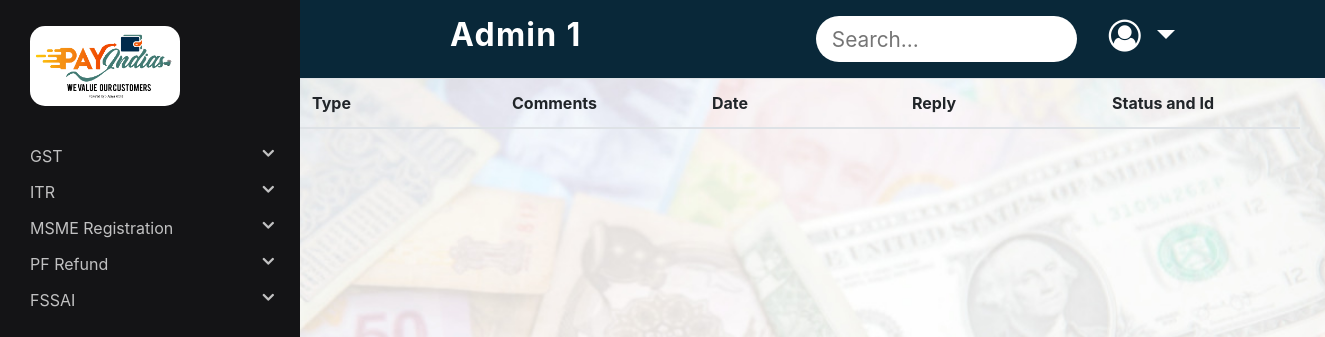
The page /Admin/profile1.php (signed in) on the database as committed earlier.
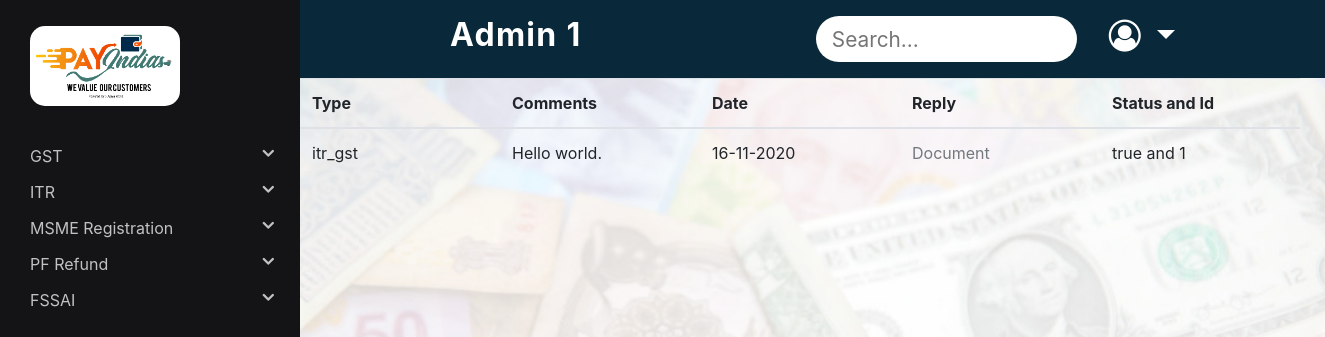
The same page on the database as committed later.
### tables this page shows
CREATE TABLE `admin1_replies` (
  `local_id` int(11) NOT NULL,
  `q_id` varchar(20) NOT NULL,
  `type` varchar(50) NOT NULL,
  `comments` varchar(1000) NOT NULL,
  `date` varchar(20) NOT NULL,
  `reply` varchar(100) NOT NULL
);

CREATE TABLE `itr_gst` (
  `id` int(11) NOT NULL,
  `client_name` varchar(50) NOT NULL,
  `firm_name` varchar(50) NOT NULL,
  `client_email` varchar(100) NOT NULL,
  `mobile_number` varchar(10) NOT NULL,
  `firm_type` varchar(50) NOT NULL,
  `office_address` varchar(50) NOT NULL,
  `city` varchar(50) NOT NULL,
  `pincode` varchar(6) NOT NULL,
  `acc_no` varchar(16) NOT NULL,
  `ifsc` varchar(11) NOT NULL,
  `nature_of_business_activity` varchar(50) NOT NULL,
  `placeofbusiness` varchar(50) NOT NULL,
  `photo` varchar(50) NOT NULL,
  `confirm_docs` varchar(50) NOT NULL,
  `other_document` varchar(50) NOT NULL,
  `status` varchar(20) NOT NULL DEFAULT 'false',
  `r_id` varchar(100) NOT NULL
);

### Admin/profile1.php (the view, shortened to what this page needs)
<!DOCTYPE html>
<html lang="en">
<head>
    <link rel="stylesheet" href="https://cdnjs.cloudflare.com/ajax/libs/font-awesome/4.7.0/css/font-awesome.min.css">
    <link rel="stylesheet" href="https://maxcdn.bootstrapcdn.com/bootstrap/4.5.2/css/bootstrap.min.css">
    <link rel="stylesheet" type="text/css" href="../Distributor/style.css">
</head>
<body>
    <?php include("sidenav.php"); ?>
    <?php include("navbar.php"); ?>
    <div class="row padding-sidenav px-0 pr-md-0">
        <div class="col-12">
            <?php
            $conn = mysqli_connect('localhost', 'root', '', 'payindia');
            $sql = "SELECT * FROM admin1_replies";
            $result = mysqli_query($conn, $sql);
            $ans = mysqli_fetch_all($result, MYSQLI_ASSOC);
            ?>
            <div class="table-responsive">
                <table class="table " id="dataTable" width="100%" cellspacing="0">
                    <thead>
                        <tr>
                            <th>Type</th>
                            <th>Comments</th>
                            <th>Date</th>
                            <th>Reply</th>
                            <th>Status and Id</th>
                        </tr>
                    </thead>
                    <tbody>
                        <?php foreach ($ans as $value) { ?>
                            <?php
                            $type = $value['type'];
                            $id = $value['q_id'];
                            $sql = "SELECT * FROM $type WHERE id = $id";
                            $result = mysqli_query($conn, $sql);
                            $r_ans = mysqli_fetch_all($result, MYSQLI_ASSOC);
                            ?>
                            <tr>
                                <td><?php echo $value['type']; ?></td>
                                <td><?php echo $value['comments']; ?></td>
                                <td><?php echo $value['date']; ?></td>
                                <td><a href="../reply/<?php echo $value['reply']; ?>">Document</a></td>
                                <td><text><?php echo ($r_ans[0]['status']) . " and " . ($r_ans[0]['id']) ?></text></td>
                            </tr>
                        <?php } ?>
                    </tbody>
                </table>
            </div>
        </div>
    </div>
</body>
</html>

Rows that differ between the two databases and show on the page:
added admin1_replies: type "itr_gst", comments "Hello world.", date "16-11-2020", itr_gst.status "true", itr_gst.id "1"
